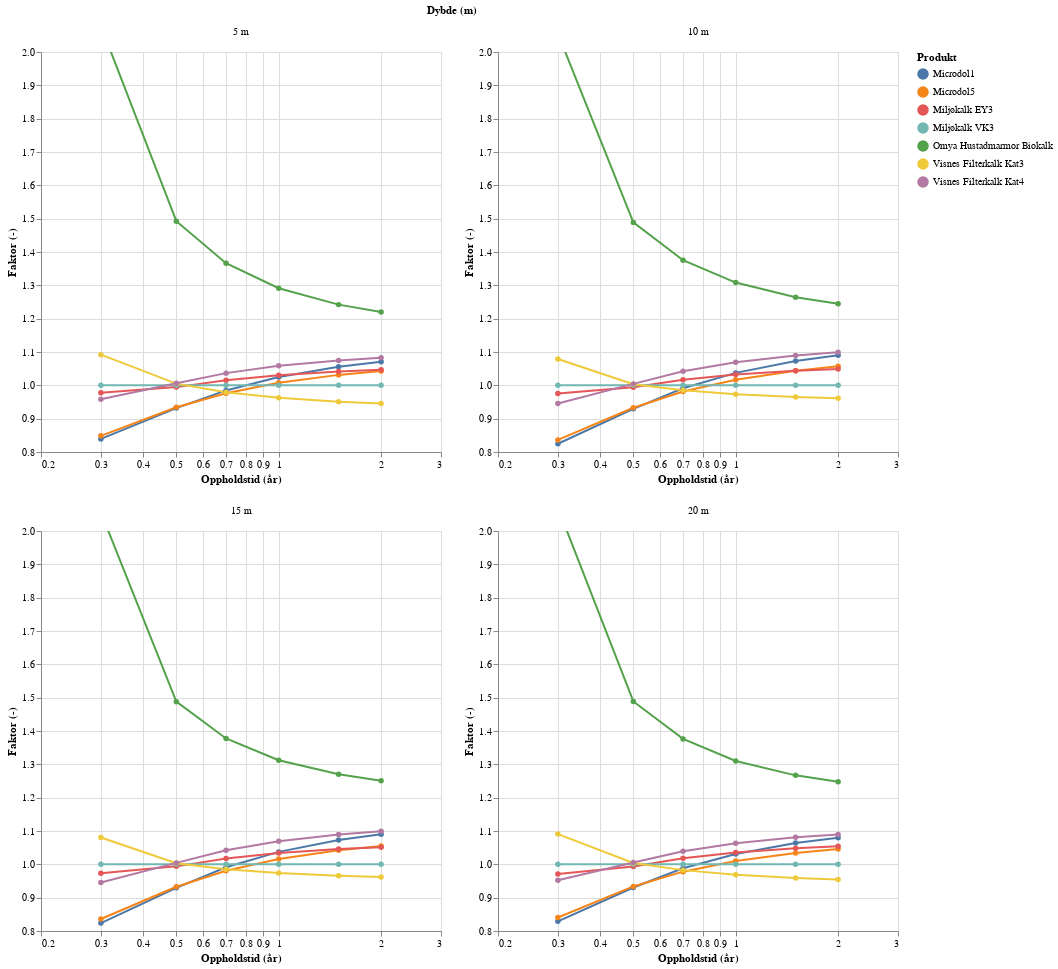

Notebook code cell kept with this figure:
### Code cell
# Plot
om_df["Dybde (m)"] = om_df["Dybde (m)"].astype(str) + " m"
checkbox_selection = alt.selection_point(fields=["Produkt"], bind="legend")
chart = (
    alt.Chart(om_df)
    .mark_line(point=True)
    .encode(
        x=alt.X(
            "Oppholdstid (år):Q", scale=alt.Scale(type="log", base=10, domain=(0.2, 3))
        ),
        y=alt.Y(
            "Faktor (-):Q",
            scale=alt.Scale(domain=(0.8, 2)),
            axis=alt.Axis(title="Faktor (-)"),
        ),
        color="Produkt:N",
        opacity=alt.condition(checkbox_selection, alt.value(1), alt.value(0)),
        tooltip=["Oppholdstid (år)", "Faktor (-)", "Produkt"],
    )
    .add_params(checkbox_selection)
    .properties(width=400, height=400)
    .facet(
        facet=alt.Facet("Dybde (m):N", sort=[5, 10, 15, 20]),
        columns=2,
    )
    .resolve_scale(x="independent", y="independent")
    .interactive()
)

chart

### Figure 1 — Vega-Lite specification as saved in the notebook (floating-point values rounded to 4 significant figures; data arrays with more than 128 entries replaced by an {"elided": "..."} marker saying what was removed)
{"config": {"view": {"continuousWidth": 300, "continuousHeight": 300}}, "data": {"name": "data-68f5cc46867da09dd2c8582d58b721dc"}, "facet": {"field": "Dybde (m)", "sort": [5, 10, 15, 20], "type": "nominal"}, "spec": {"mark": {"type": "line", "point": true}, "encoding": {"color": {"field": "Produkt", "type": "nominal"}, "opacity": {"condition": {"param": "param_1", "value": 1}, "value": 0}, "tooltip": [{"field": "Oppholdstid (år)", "type": "quantitative"}, {"field": "Faktor (-)", "type": "quantitative"}, {"field": "Produkt", "type": "nominal"}], "x": {"field": "Oppholdstid (år)", "scale": {"base": 10, "domain": [0.2, 3], "type": "log"}, "type": "quantitative"}, "y": {"axis": {"title": "Faktor (-)"}, "field": "Faktor (-)", "scale": {"domain": [0.8, 2]}, "type": "quantitative"}}, "height": 400, "name": "view_1", "width": 400}, "columns": 2, "params": [{"name": "param_1", "select": {"type": "point", "fields": ["Produkt"]}, "bind": "legend", "views": ["view_1"]}, {"name": "param_2", "select": {"type": "interval", "encodings": ["x", "y"]}, "bind": "scales", "views": ["view_1"]}], "resolve": {"scale": {"x": "independent", "y": "independent"}}, "$schema": "https://vega.github.io/schema/vega-lite/v5.16.3.json", "datasets": {"data-68f5cc46867da09dd2c8582d58b721dc": {"elided": "168 records"}}}
